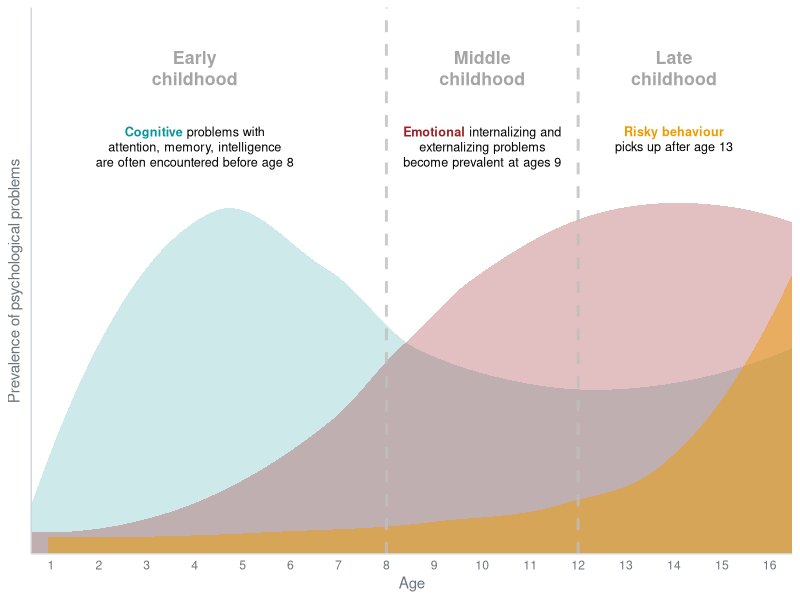
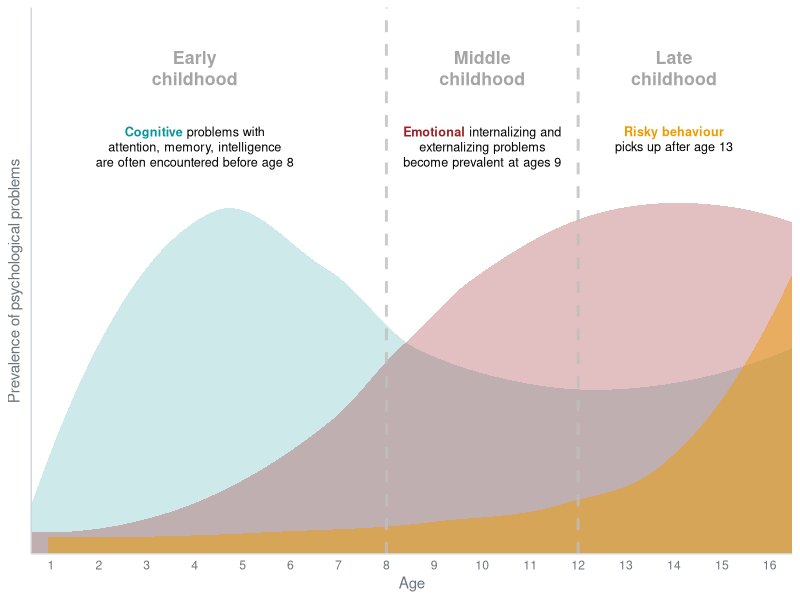

Write the R code that produced these figures, in order.
## ---- chunk 1
library(tidyverse)
library(ggtext)
## ---- chunk 2
df_sim <- read_csv("sim_data/sim_psych_problems.csv")
## ---- chunk 3
colors <- c("#0a9396", "#9b2226", "#ee9b00")
## ---- chunk 4
label_cogn <- "<span style='color: #0a9396;'>**Cognitive**</span> problems with<br>attention, memory, intelligence<br>are often encountered before age 8"
label_emot <- "<span style='color: #9b2226;'>**Emotional**</span> internalizing and<br>externalizing problems<br>become prevalent at ages 9"
label_behv <- "<span style='color: #ee9b00;'>**Risky behaviour**</span><br>picks up after age 13"

label_early  <- "<span style='color: #a5a5a5;'>**Early**<br>**childhood**</span>"
label_middle <- "<span style='color: #a5a5a5;'>**Middle**<br>**childhood**</span>"
label_late   <- "<span style='color: #a5a5a5;'>**Late**<br>**childhood**</span>"
## ---- chunk 5
df_sim %>% 
  mutate(y = ifelse(z == "a", y + 30, y)) %>% 
  
  ggplot(aes(x = x, y = y, color = z, fill = z)) +
  # Filled in areas
  geom_ribbon(data = df_sim[df_sim$z == 'a',],
              aes(ymin = 0, ymax = predict(loess(y + 30 ~ x)),
                  fill = "a"), colour = F, alpha = 1/5) +
  geom_ribbon(data = df_sim[df_sim$z == 'b',],
              aes(ymin = 0, ymax = predict(loess(y ~ x)),
                  fill = "b"), colour = F, alpha = 1/3.5) +
  geom_ribbon(data = df_sim[df_sim$z == 'c',],
              aes(ymin = 0, ymax = predict(loess(y ~ x)),
                  fill = "c"), colour = F, alpha = 1/2) +
  # Labels age problems
  annotate(geom = "richtext", x= 136, y = 260, label = label_cogn,
           fill = NA, label.color = NA, size = 3.2) +
  annotate(geom = "richtext", x= 340, y = 260, label = label_emot,
           fill = NA, label.color = NA, size = 3.2) +
  annotate(geom = "richtext", x= 476, y = 265, label = label_behv,
           fill = NA, label.color = NA, size = 3.2) +
  # Labels age periods
  annotate(geom = "richtext", x= 136, y = 310, label = label_early,
           fill = NA, label.color = NA, size = 4.5) +
  annotate(geom = "richtext", x= 340, y = 310, label = label_middle,
           fill = NA, label.color = NA, size = 4.5) +
  annotate(geom = "richtext", x= 476, y = 310, label = label_late,
           fill = NA, label.color = NA, size = 4.5) +
  # lines
  geom_vline(xintercept = 272, size = 1, linetype = 2, color = "grey", alpha = .8) +
  geom_vline(xintercept = 408, size = 1, linetype = 2, color = "grey", alpha = .8) +
  scale_x_continuous(breaks = seq(0, 600, by = 34),
                     labels = as.character(0:17),
                     limits = c(20, 560), expand = c(0, 0)) +
  # Scales
  scale_y_continuous(limits = c(0, 350), expand = c(0, 0)) +
  scale_color_manual(values = colors) +
  scale_fill_manual(values = colors) +
  # Theme
  labs(x = "Age", y = "Prevalence of psychological problems") +
  theme_minimal() +
  theme(legend.position = "none",
        axis.line   = element_line(color = "#ced4da"),
        axis.text   = element_text(color = "#6c757d"),
        axis.title  = element_text(color = "#6c757d"),
        axis.text.y = element_blank(),
        axis.ticks  = element_blank(), 
        panel.grid  = element_blank())
## ---- chunk 6
ggsave("plots/psych_problems.png", bg = "white", height=5, width=8)
